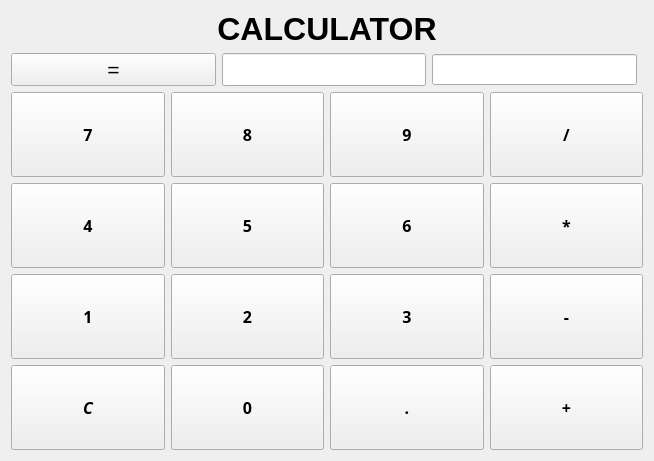
<?xml version="1.0" encoding="UTF-8"?>
<ui version="4.0">
 <class>NormalCalculatorWidget</class>
 <widget class="QWidget" name="NormalCalculatorWidget">
  <property name="geometry">
   <rect>
    <x>0</x>
    <y>0</y>
    <width>654</width>
    <height>461</height>
   </rect>
  </property>
  <property name="windowTitle">
   <string>NormalCalculatorWidget</string>
  </property>
  <layout class="QGridLayout" name="gridLayout_3">
   <item row="0" column="0" colspan="2">
    <widget class="QLabel" name="titleLabel">
     <property name="font">
      <font>
       <pointsize>24</pointsize>
       <weight>75</weight>
       <bold>true</bold>
       <strikeout>false</strikeout>
       <stylestrategy>PreferAntialias</stylestrategy>
      </font>
     </property>
     <property name="layoutDirection">
      <enum>Qt::LeftToRight</enum>
     </property>
     <property name="text">
      <string>CALCULATOR</string>
     </property>
     <property name="textFormat">
      <enum>Qt::AutoText</enum>
     </property>
     <property name="alignment">
      <set>Qt::AlignCenter</set>
     </property>
    </widget>
   </item>
   <item row="2" column="0" colspan="2">
    <layout class="QGridLayout" name="gridLayout">
     <item row="0" column="1">
      <widget class="QPushButton" name="button8">
       <property name="sizePolicy">
        <sizepolicy hsizetype="Expanding" vsizetype="Expanding">
         <horstretch>0</horstretch>
         <verstretch>0</verstretch>
        </sizepolicy>
       </property>
       <property name="sizeIncrement">
        <size>
         <width>0</width>
         <height>0</height>
        </size>
       </property>
       <property name="font">
        <font>
         <family>Arial Black</family>
         <pointsize>12</pointsize>
         <weight>75</weight>
         <bold>true</bold>
        </font>
       </property>
       <property name="text">
        <string>8</string>
       </property>
      </widget>
     </item>
     <item row="0" column="2">
      <widget class="QPushButton" name="button9">
       <property name="sizePolicy">
        <sizepolicy hsizetype="Expanding" vsizetype="Expanding">
         <horstretch>0</horstretch>
         <verstretch>0</verstretch>
        </sizepolicy>
       </property>
       <property name="font">
        <font>
         <family>Arial Black</family>
         <pointsize>12</pointsize>
         <weight>75</weight>
         <bold>true</bold>
        </font>
       </property>
       <property name="text">
        <string>9</string>
       </property>
      </widget>
     </item>
     <item row="0" column="4">
      <widget class="QPushButton" name="buttonDiv">
       <property name="sizePolicy">
        <sizepolicy hsizetype="Expanding" vsizetype="Expanding">
         <horstretch>0</horstretch>
         <verstretch>0</verstretch>
        </sizepolicy>
       </property>
       <property name="font">
        <font>
         <family>Arial Black</family>
         <pointsize>12</pointsize>
         <weight>75</weight>
         <bold>true</bold>
        </font>
       </property>
       <property name="text">
        <string>/</string>
       </property>
      </widget>
     </item>
     <item row="1" column="0">
      <widget class="QPushButton" name="button4">
       <property name="sizePolicy">
        <sizepolicy hsizetype="Expanding" vsizetype="Expanding">
         <horstretch>0</horstretch>
         <verstretch>0</verstretch>
        </sizepolicy>
       </property>
       <property name="font">
        <font>
         <family>Arial Black</family>
         <pointsize>12</pointsize>
         <weight>75</weight>
         <bold>true</bold>
        </font>
       </property>
       <property name="text">
        <string>4</string>
       </property>
      </widget>
     </item>
     <item row="1" column="1">
      <widget class="QPushButton" name="button5">
       <property name="sizePolicy">
        <sizepolicy hsizetype="Expanding" vsizetype="Expanding">
         <horstretch>0</horstretch>
         <verstretch>0</verstretch>
        </sizepolicy>
       </property>
       <property name="font">
        <font>
         <family>Arial Black</family>
         <pointsize>12</pointsize>
         <weight>75</weight>
         <bold>true</bold>
        </font>
       </property>
       <property name="text">
        <string>5</string>
       </property>
      </widget>
     </item>
     <item row="1" column="2">
      <widget class="QPushButton" name="button6">
       <property name="sizePolicy">
        <sizepolicy hsizetype="Expanding" vsizetype="Expanding">
         <horstretch>0</horstretch>
         <verstretch>0</verstretch>
        </sizepolicy>
       </property>
       <property name="font">
        <font>
         <family>Arial Black</family>
         <pointsize>12</pointsize>
         <weight>75</weight>
         <bold>true</bold>
        </font>
       </property>
       <property name="text">
        <string>6</string>
       </property>
      </widget>
     </item>
     <item row="1" column="4">
      <widget class="QPushButton" name="buttonMult">
       <property name="sizePolicy">
        <sizepolicy hsizetype="Expanding" vsizetype="Expanding">
         <horstretch>0</horstretch>
         <verstretch>0</verstretch>
        </sizepolicy>
       </property>
       <property name="font">
        <font>
         <family>Arial Black</family>
         <pointsize>12</pointsize>
         <weight>75</weight>
         <bold>true</bold>
        </font>
       </property>
       <property name="text">
        <string>*</string>
       </property>
      </widget>
     </item>
     <item row="2" column="0">
      <widget class="QPushButton" name="button1">
       <property name="sizePolicy">
        <sizepolicy hsizetype="Expanding" vsizetype="Expanding">
         <horstretch>0</horstretch>
         <verstretch>0</verstretch>
        </sizepolicy>
       </property>
       <property name="font">
        <font>
         <family>Arial Black</family>
         <pointsize>12</pointsize>
         <weight>75</weight>
         <bold>true</bold>
        </font>
       </property>
       <property name="text">
        <string>1</string>
       </property>
      </widget>
     </item>
     <item row="2" column="1">
      <widget class="QPushButton" name="button2">
       <property name="sizePolicy">
        <sizepolicy hsizetype="Expanding" vsizetype="Expanding">
         <horstretch>0</horstretch>
         <verstretch>0</verstretch>
        </sizepolicy>
       </property>
       <property name="font">
        <font>
         <family>Arial Black</family>
         <pointsize>12</pointsize>
         <weight>75</weight>
         <bold>true</bold>
        </font>
       </property>
       <property name="text">
        <string>2</string>
       </property>
      </widget>
     </item>
     <item row="2" column="2">
      <widget class="QPushButton" name="button3">
       <property name="sizePolicy">
        <sizepolicy hsizetype="Expanding" vsizetype="Expanding">
         <horstretch>0</horstretch>
         <verstretch>0</verstretch>
        </sizepolicy>
       </property>
       <property name="font">
        <font>
         <family>Arial Black</family>
         <pointsize>12</pointsize>
         <weight>75</weight>
         <bold>true</bold>
        </font>
       </property>
       <property name="text">
        <string>3</string>
       </property>
      </widget>
     </item>
     <item row="2" column="4">
      <widget class="QPushButton" name="buttonMinus">
       <property name="sizePolicy">
        <sizepolicy hsizetype="Expanding" vsizetype="Expanding">
         <horstretch>0</horstretch>
         <verstretch>0</verstretch>
        </sizepolicy>
       </property>
       <property name="font">
        <font>
         <family>Arial Black</family>
         <pointsize>12</pointsize>
         <weight>75</weight>
         <bold>true</bold>
        </font>
       </property>
       <property name="text">
        <string>-</string>
       </property>
      </widget>
     </item>
     <item row="4" column="0">
      <widget class="QPushButton" name="buttonReset">
       <property name="sizePolicy">
        <sizepolicy hsizetype="Expanding" vsizetype="Expanding">
         <horstretch>0</horstretch>
         <verstretch>0</verstretch>
        </sizepolicy>
       </property>
       <property name="font">
        <font>
         <family>Arial Black</family>
         <pointsize>12</pointsize>
         <weight>75</weight>
         <italic>true</italic>
         <bold>true</bold>
        </font>
       </property>
       <property name="text">
        <string>C</string>
       </property>
      </widget>
     </item>
     <item row="4" column="1">
      <widget class="QPushButton" name="button0">
       <property name="sizePolicy">
        <sizepolicy hsizetype="Expanding" vsizetype="Expanding">
         <horstretch>0</horstretch>
         <verstretch>0</verstretch>
        </sizepolicy>
       </property>
       <property name="font">
        <font>
         <family>Arial Black</family>
         <pointsize>12</pointsize>
         <weight>75</weight>
         <bold>true</bold>
        </font>
       </property>
       <property name="text">
        <string>0</string>
       </property>
      </widget>
     </item>
     <item row="4" column="2">
      <widget class="QPushButton" name="buttonDot">
       <property name="sizePolicy">
        <sizepolicy hsizetype="Expanding" vsizetype="Expanding">
         <horstretch>0</horstretch>
         <verstretch>0</verstretch>
        </sizepolicy>
       </property>
       <property name="font">
        <font>
         <family>Arial Black</family>
         <pointsize>12</pointsize>
         <weight>75</weight>
         <bold>true</bold>
        </font>
       </property>
       <property name="text">
        <string>.</string>
       </property>
      </widget>
     </item>
     <item row="4" column="4">
      <widget class="QPushButton" name="buttonPlus">
       <property name="sizePolicy">
        <sizepolicy hsizetype="Expanding" vsizetype="Expanding">
         <horstretch>0</horstretch>
         <verstretch>0</verstretch>
        </sizepolicy>
       </property>
       <property name="font">
        <font>
         <family>Arial Black</family>
         <pointsize>12</pointsize>
         <weight>75</weight>
         <italic>false</italic>
         <bold>true</bold>
         <kerning>false</kerning>
        </font>
       </property>
       <property name="text">
        <string>+</string>
       </property>
      </widget>
     </item>
     <item row="0" column="0">
      <widget class="QPushButton" name="button7">
       <property name="sizePolicy">
        <sizepolicy hsizetype="Expanding" vsizetype="Expanding">
         <horstretch>0</horstretch>
         <verstretch>0</verstretch>
        </sizepolicy>
       </property>
       <property name="font">
        <font>
         <family>Arial Black</family>
         <pointsize>12</pointsize>
         <weight>75</weight>
         <bold>true</bold>
        </font>
       </property>
       <property name="text">
        <string>7</string>
       </property>
      </widget>
     </item>
    </layout>
   </item>
   <item row="1" column="0">
    <layout class="QGridLayout" name="gridLayout_2">
     <item row="0" column="0">
      <widget class="QPushButton" name="buttonEquals">
       <property name="sizePolicy">
        <sizepolicy hsizetype="Expanding" vsizetype="Fixed">
         <horstretch>0</horstretch>
         <verstretch>0</verstretch>
        </sizepolicy>
       </property>
       <property name="font">
        <font>
         <pointsize>16</pointsize>
        </font>
       </property>
       <property name="text">
        <string>=</string>
       </property>
      </widget>
     </item>
     <item row="0" column="2">
      <widget class="QLineEdit" name="resultBox">
       <property name="sizePolicy">
        <sizepolicy hsizetype="Expanding" vsizetype="Fixed">
         <horstretch>0</horstretch>
         <verstretch>0</verstretch>
        </sizepolicy>
       </property>
       <property name="font">
        <font>
         <pointsize>16</pointsize>
        </font>
       </property>
       <property name="readOnly">
        <bool>true</bool>
       </property>
      </widget>
     </item>
     <item row="0" column="3">
      <widget class="QLineEdit" name="currentSign">
       <property name="sizePolicy">
        <sizepolicy hsizetype="MinimumExpanding" vsizetype="Fixed">
         <horstretch>0</horstretch>
         <verstretch>0</verstretch>
        </sizepolicy>
       </property>
       <property name="font">
        <font>
         <family>Elephant</family>
         <pointsize>12</pointsize>
        </font>
       </property>
       <property name="alignment">
        <set>Qt::AlignCenter</set>
       </property>
       <property name="readOnly">
        <bool>true</bool>
       </property>
      </widget>
     </item>
    </layout>
   </item>
  </layout>
 </widget>
 <layoutdefault spacing="6" margin="11"/>
 <resources/>
 <connections/>
</ui>
